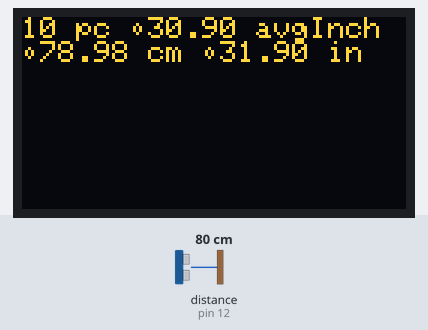
Bench run of a sketch on a simulated Arduino Uno, built with avr-gcc and run on an emulated ATmega328P. Parts: 128×64 one-colour display. Wiring (inferred from the names in the program): ultrasonic range finder: trigger pin 11; echo pin 12. The test bench sets the inputs (shaded band); at power-on: distance to the obstacle (sensor on pin 12) 80 cm. The echo pulse lasts 58.3 µs per cm; the OLED is the two-colour kind (top 16 rows yellow); the display library's start-up logo is not drawn; what the sketch prints to the serial monitor is not drawn.

Above: at 5.3 s.
5.4 s: distance to the obstacle (sensor on pin 12) set to 2 cm
At 6.7 s:
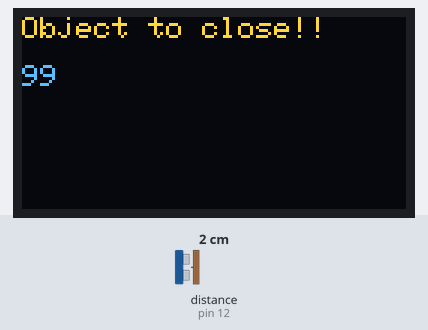
8.4 s: distance to the obstacle (sensor on pin 12) set to 120 cm
At 10.9 s:
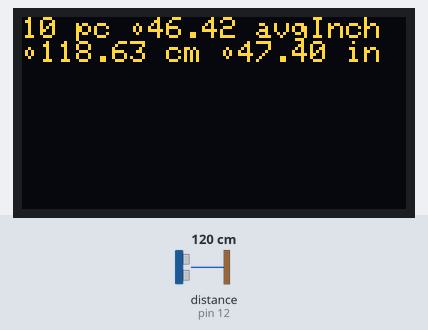
11.4 s: distance to the obstacle (sensor on pin 12) set to 4 cm
At 14.0 s:
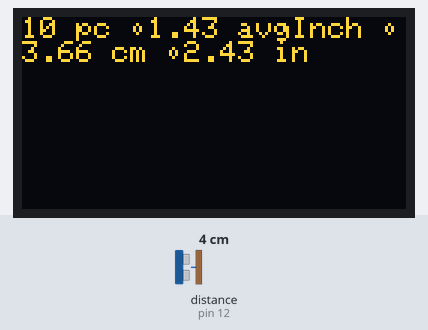
Timing chart, 0 to 15.5 s (numbered marks = the images above; inputs shaded):
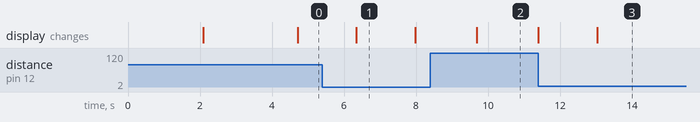

The sketch:

HC-SR04_GM-009605_OLED_DISPLAY.ino
```cpp
#include <SPI.h>
#include <Wire.h>
#include <Adafruit_GFX.h>
#include <Adafruit_SSD1306.h>

#define OLED_RESET 4
Adafruit_SSD1306 display(OLED_RESET);

// Pins
const int TRIG_PIN = 11;
const int ECHO_PIN = 12;


// Anything over 400 cm (23200 us pulse) is "out of range"
const unsigned int MAX_DIST  = 23200, MIN_DIST = 150;
float avgDist = 0, dist, cm,inches;
int pingCount,avgCount;
unsigned long pulse_width;

void setup() {

  //lcd.Begin(16,2)
  // The Trigger pin will tell the sensor to range find
  pinMode(TRIG_PIN, OUTPUT);
  digitalWrite(TRIG_PIN, LOW);

  // We'll use the serial monitor to view the sensor output
  Serial.begin(9600);
    // by default, we'll generate the high voltage from the 3.3v line internally! (neat!)
  display.begin(SSD1306_SWITCHCAPVCC, 0x3C);  // initialize with the I2C addr 0x3D (for the 128x64)
  // init done

  // Show image buffer on the display hardware.
  // Since the buffer is intialized with an Adafruit splashscreen
  // internally, this will display the splashscreen.
  display.display();
  delay(2000);

  // Clear the buffer.
  display.clearDisplay();

  // draw a single pixel
  display.drawPixel(10, 10, WHITE);
  // Show the display buffer on the hardware.
  // NOTE: You _must_ call display after making any drawing commands
  // to make them visible on the display hardware!
  display.display();
  delay(2000);
  display.clearDisplay();
}

void loop() {

  unsigned long t1;
  unsigned long t2;


  // Hold the trigger pin high for at least 10 us
  digitalWrite(TRIG_PIN, HIGH);
  delayMicroseconds(10);
  digitalWrite(TRIG_PIN, LOW);

  // Wait for pulse on echo pin
 // while ( digitalRead(ECHO_PIN) == 0 );
 pulse_width = pulseIn(ECHO_PIN,HIGH);

  // Calculate distance in centimeters and inches. The constants
  // are found in the datasheet.
  cm = (pulse_width*0.034)/2;// / 58.0;
  inches = (pulse_width*0.0133)/2; // 148.0;
  pingCount++;
  //set average distance and reset it every x pings
  if(pingCount>10){
     dist=inches;
     pingCount= 1;
  }
  else {
  dist= dist+inches++;
  avgDist = dist/pingCount;
  }
  if(pingCount==10){
  printReadings();
  }
  if (avgDist < 10){
   // playTone(); //previously had it play tones over a piezo based on distance from the sensor
  }
  else {
   // noTone(piezo);
    }

  // Wait at least 60ms before next measurement
  delay(60);
}
void printReadings()
{
    // Print out results
  if ( pulse_width > MAX_DIST ) {
    Serial.println("Out of range");
    display.setTextSize(1);
    display.setTextColor(WHITE);
    display.setCursor(0,0);
    display.println("Out of range");
    display.display();
  }
  else if (pulse_width <MIN_DIST) {
    display.print(pulse_width);
    Serial.println("Object to close!!") ;
    display.setTextSize(1);
    display.setTextColor(WHITE);
    display.setCursor(0,0);
    display.println("Object to close!!");
    display.display();
    }
  else  {
    Serial.print(pingCount);
    Serial.print(" pc \t");
    Serial.print(avgDist);
    Serial.print(" avgInch \t");
    Serial.print(cm);
    Serial.print(" cm \t");
    Serial.print(inches);
    Serial.println(" in");
    display.setTextSize(1);
    display.setTextColor(WHITE);
    display.setCursor(0,0);
    display.print(pingCount);
    display.print(" pc \t");
    display.print(avgDist);
    display.print(" avgInch \t");
    display.print(cm);
    display.print(" cm \t");
    display.print(inches);
    display.println(" in");
    display.display();
  }
  delay(1000);
  display.clearDisplay();
}
```

Measured:
- after the input at 5.4 s, the display: changes after 0.94 s (image 1)
- after the input at 8.4 s, the display: changes after 1.3 s (image 2)
- after the input at 11.4 s, the display: changes after 1.6 s (image 3)
- what the display in image 1 shows lasts 1.7 s, from 6.3 s to 8.0 s
